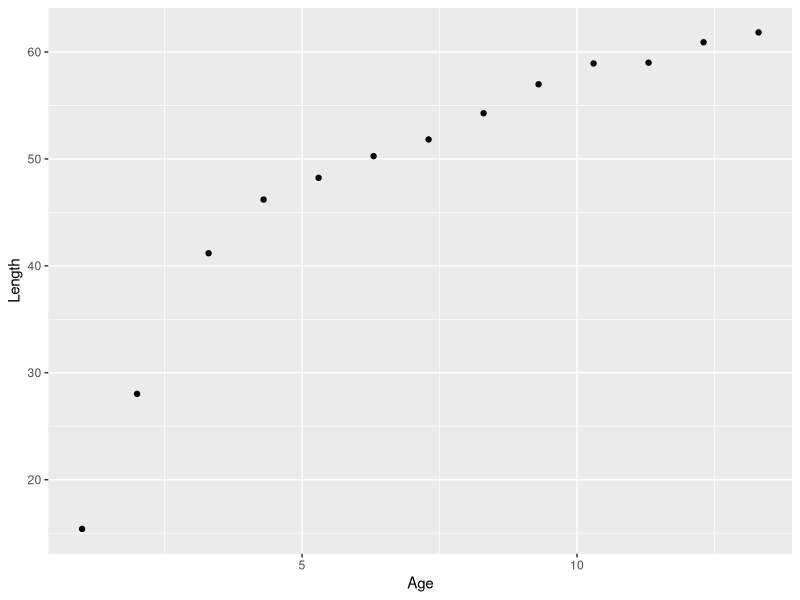

Here is the R script that generated this plot: (Note: this script raises an error after producing the figure.)
## ---- chunk 1
library(knitr)
library(ggplot2)

Age = c(1,2,3.3,4.3,5.3,6.3,7.3,8.3,9.3,10.3,11.3,12.3,13.3)
Length = c(15.4,28.03,41.18,46.2,48.23,50.26,51.82,54.27,56.98,58.93,59,60.91,61.83)

data = cbind(Age, Length)

kable(data, col.names = c("Age (year)", "Female mean length (cm)"))
## ---- chunk 2
dataset = data.frame(Age, Length) # combine the data
colnames(dataset) <- c("Age", "Length") # rename the columns for plotting
ggplot(dataset, aes(x = Age, y = Length)) +
    geom_point()
## ---- chunk 3
VBGF <-function(x, Linf, K){
    y = Linf * (1 - exp(- K * (x - 0)))
    return(y)
}

lognormal_like = function(Linf, K){
    
    like = numeric(length(Length))
    NLL = numeric(length(Length))
    ypred = VBGF(Age, Linf, K)
    Dev2 =(log(Length) - log(ypred)) ^ 2
    sigma = 0.032
    
    for (i in 1:length(Length)){
        like[i] = (1 / (Age[i] * sqrt(2 * pi) * sigma)) * exp(-Dev2[i] / (2 * sigma ^ 2))
        NLL[i] = log(like[i])
    }
    ### @@@@@ if (is.na(NLL)) NLL = 100000

    tot_like = exp(sum(NLL))
    return(tot_like)   ##@@@@@@@@@@ return(list(ypred = ypred, tot_like = tot_like, NLL = sum(NLL)))

}
## ---- chunk 4
DoMCMC<-function(Xinit, Ndim, Nsim = 1000, Nburn = 0, Nthin = 1){  
    Linf_jump_max = 40
    Linf_jump_min = -40
    
    K_jump_max = 0.05
    K_jump_min = -0.05
    
    Xcurr <- Xinit
    Fcurr <- -1 * lognormal_like(Linf = Xcurr[1], K = Xcurr[2])$NLL
    Outs2 <- matrix(-9999, nrow = (Nsim - Nburn), ncol = (Ndim + 1))
    Ipnt <- 0; Icnt <- 0
    for(Isim in 1:Nsim)
      { 
        # jump function
        Xnext = NULL
        Xnext[1] = Xcurr[1] + runif(1, 0, 1) * (Linf_jump_max - Linf_jump_min) + Linf_jump_min 
        Xnext[2] = Xcurr[2] + runif(1, 0, 1) * (K_jump_max - K_jump_min) + K_jump_min
        
        # evaluate the ratio
        Fnext <- -1 * lognormal_like(Linf = Xnext[1], K = Xnext[2])$NLL
        Rand1 <- log(runif(1,0,1))
        
        if(Fnext > Fcurr+Rand1)
          {Fcurr <- Fnext; Xcurr <- Xnext 
        } 
        if (Isim %% Nthin == 0)
          {Ipnt <- Ipnt + 1
            if (Ipnt > Nburn){
                Icnt <- Icnt + 1
                Outs2[Icnt, ] <- c(Xcurr, Fcurr)
            }
        }
    }
    return(Outs2[1:Icnt,])
}


## ---- chunk 5



 Posterior_result <- DoMCMC(Xinit=c(0.1,100),Ndim=3,Nsim=5000,Nburn=10,Nthin=1)
 
 par(mfrow=c(2,3),mar=c(5,5,5,2))
 
 plot(Posterior_result[,1],main="",xlab="r",type="o")
 plot(Posterior_result[,2],main="",xlab="N1973",type="o")
 plot(Posterior_result[,3],main="",xlab="N2005",type="o")
 hist(Posterior_result[,1],main="",xlab="r",col="gray")
 hist(Posterior_result[,2],main="",xlab="N1973",col="gray")
 hist(Posterior_result[,3],main="",xlab="N2005",col="gray")
 
 print(paste("Median of r = ",median(Posterior_result[,1]),sep=""))
 print(paste("Median of N1973 = ",median(Posterior_result[,2]),sep=""))
 print(paste("Median of N2005 = ",median(Posterior_result[,3]),sep=""))
 




## ---- chunk 6
par(mfrow=c(2,1),mar=c(4,4,2,2))

# calculate the marginal probability
marginal_Linf = with(RESULTs, tapply(pThetaGivenData, Linf, sum))
plot(Linf_grid, marginal_Linf, type = "h", lwd = 3, xlab = expression(L[infinity]), ylab = bquote(paste("p(", theta, "|D)"))) 

# calculate the marginal probability
marginal_K = with(RESULTs, tapply(pThetaGivenData, K, sum))
plot(K_grid, marginal_K, type = "h", lwd = 3, xlab = "K", ylab = bquote(paste("p(", theta, "|D)")))
